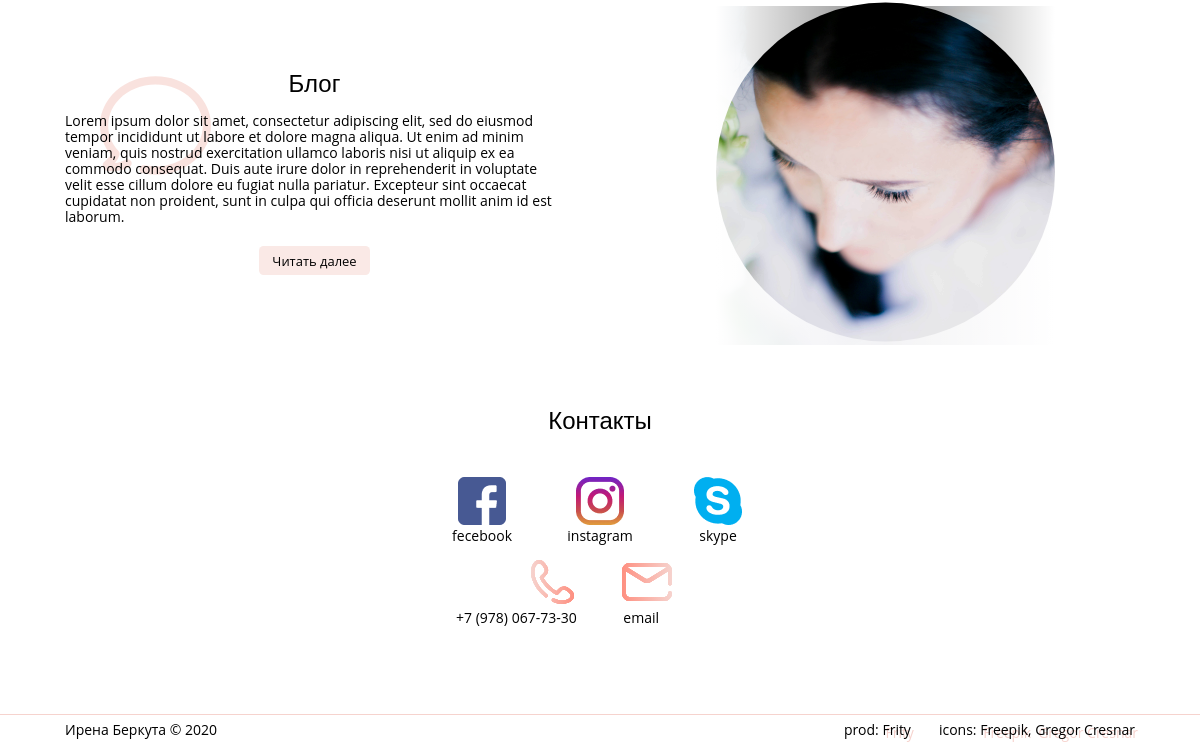
/shpargalki/home/ (lower part), run on an earlier commit of the app's database.
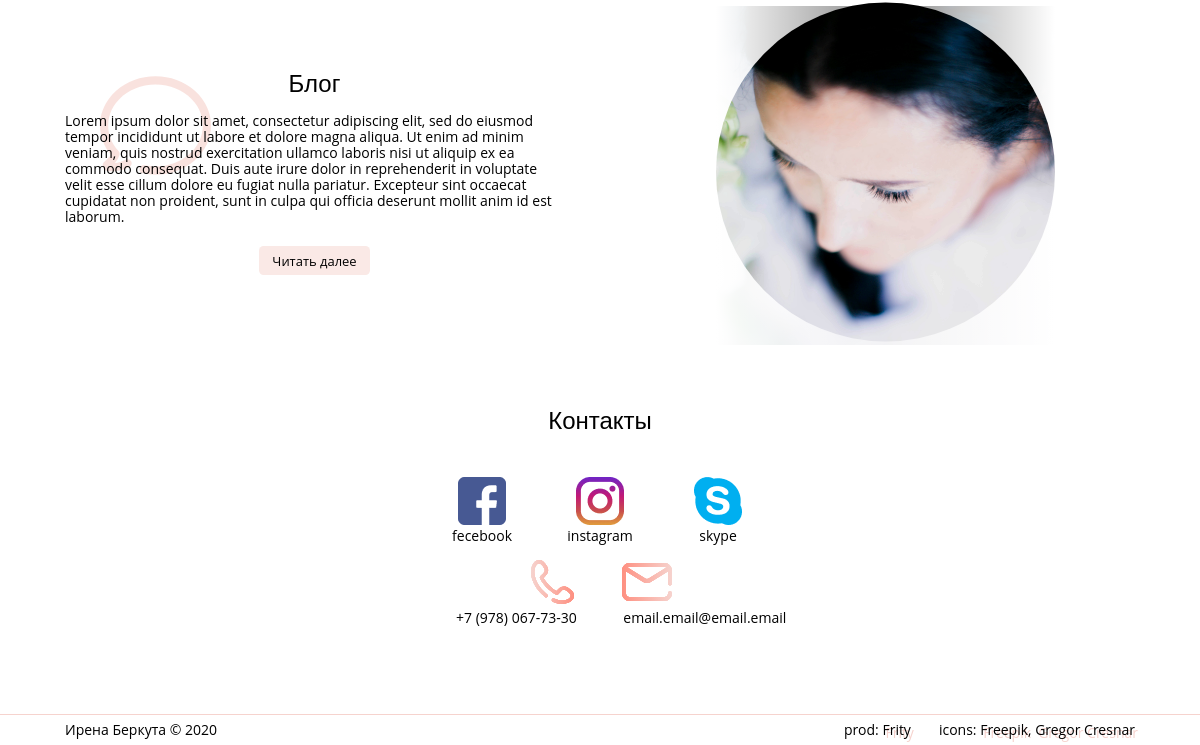
And on a later commit of the database.
### myproject/apps/Home/models.py (models this page shows, shortened)
class Articles(models.Model):
    id = models.IntegerField("номер (лучше не трогать)",primary_key=True)
    title = models.CharField('заголовок', max_length = 200)
    text = models.TextField('текст')
    icon = models.FileField('иконки',upload_to = 'media/image/')
    image = models.FileField('картинка',upload_to = 'media/image/')
    location = models.BooleanField('картинка слева?',default = False)
    class Meta:
        verbose_name = 'Секции'
        verbose_name_plural ='Секции'

class Сontacts(models.Model):
    id = models.IntegerField("номер (лучше не трогать)",primary_key=True)
    contact = models.CharField("контакт",max_length = 300)
    icon = models.FileField('имя иконки(вместе с расширением)',upload_to = 'media/image/')
    class Meta:
        verbose_name = 'Контакты'
        verbose_name_plural = 'Контакты'

class ButtomPanel(models.Model):
    left_text = models.CharField('текст в нижней панели',max_length = 400)
    class Meta:
        verbose_name = 'Нижняя панель'
        verbose_name_plural = 'Нижняя панель'

### myproject/apps/Home/views.py (the view)
# urls.py: path('home/', views.home, name = 'index')
def home(request):
    article_main = Articles.objects.get(id = 1)
    articles = [Articles.objects.get(id = i) for i in range(2, 8)]
    contacts = [Сontacts.objects.get(id = i) for i in range(1, 6)]
    header = Header.objects.get()
    panel = ButtomPanel.objects.get()
    phone_str = contacts[3].contact
    phone = '<span>'+phone_str[0:2]+' ('+phone_str[2:5]+')</span>'+' '+phone_str[5:8]+'-'+phone_str[8:10]+'-'+phone_str[10:12]
    email_str = contacts[4].contact
    email = '<span>' + '</span><span>@'.join(email_str.split('@')) + '</span>'
    print(phone)
    return render(request, 'home/index.html',
    {'article_main': article_main, 'articles': articles,
     'contact': contacts,
     'head':header, 'panel':panel,
     'Phone_contact':phone ,'Email_contact':email })

### myproject/templates/home/index.html (shortened to what this page needs)
{%extends 'base.html'%}
{%load static%}
{%block head%}
      <link href="{%static 'home/css.css'%}" rel="stylesheet">
      {%endblock%}
   {%block content%}
      <div class="devicer mA">
   {% for article in articles %} <section class="section row rel {%if article.location %} section_reversed{%endif%}">
            <div class="section__content col jcc">
               <div class="rel">
                  <div class="section__content-text rel">
                  <center class="title ff-ars-b">{{article.title}}</center>
                     <div class="mtb1o5">
                  <p>{{article.text|safe}}</p>
                     </div>
                     <center><a href="#"><button class="button rel cup">Читать далее
                           </button></a></center>
                  </div>
               <div class="section__content-shadow abs top0"><img src="{{article.icon.url}}"></div>
               </div>
            </div>
            <div class="section__presentation rel row jcc"><a class="cup" href="#">
                  <div class="section__presentation-back w100 h100"
                       style="background-image: linear-gradient(to right, #fff 0%, #ffffff88 50%, #fff 100%), url('{{article.image.url}}');">
                     <div class="section__presentation-front w100 h100"
                          style="background-image: url('{{article.image.url}}');"></div>
                  </div>
               </a></div>
         </section>
   {% endfor %}
         <div class="contacts">
            <center class="title ff-ars-b mb2">Контакты</center>
            <div class="row jcc mb1"><a class="contacts__card col aic" href="#"><img class="mbo25"
                       src="{{contact.0.icon.url}}"><span>{{contact.0.contact}}</span></a><a
                  class="contacts__card col aic" href="#" id="contact_instagram"><img class="mbo25"
                       src="{{contact.1.icon.url}}"><span>{{contact.1.contact}}</span></a><a
                  class="contacts__card col aic" href="#"><img class="mbo25"
                       src="{{contact.2.icon.url}}"><span>{{contact.2.contact}}</span></a></div>
            <div class="row jcc"><a class="contacts__card contacts__card_extra col aife"
                  href="tel:{{contact.3.contact}}" id="contact_phone">
                  <div class="contacts__card-extra-imgs row jcc aic mbo25 rel"><img
                          src="{{contact.3.icon.url}}"><img class="contacts__card-img-copy abs"
                          src="{{contact.3.icon.url}}" data-i="1"><img
                  </div><span>{{Phone_contact|safe}}</span>
               </a><a class="contacts__card contacts__card_extra col aifs"
                  href="{{contact.4.contact}}">
                  <div class="contacts__card-extra-imgs row jcc aic mbo25 rel"><img
                          src="{{contact.4.icon.url}}"><img class="contacts__card-img-copy abs"
                          src="{{contact.4.icon.url}}" data-i="1"><img class="contacts__card-img-copy abs"
                          src="{{contact.4.icon.url}}" data-i="4"></div>
                  <span>{{Email_contact|safe}}</span>
               </a></div>
         </div>
      </div>
   <div class="footer po5 w100 rel">
      <div class="devicer mA"><span class="footer__copywrite">{{panel.left_text}}</span>
         <div class="row footer__production"><span class="mr2">prod: <a class="link dib shadow_link"
                     href="http://frity.ru/">Frity</a></span><span>icons: <a class="link dib shadow_link"
                     href="https://www.flaticon.com/authors/freepik">Freepik</a>, <a class="link dib shadow_link"
                     href="https://www.flaticon.com/authors/gregor-cresnar">Gregor Cresnar</a></span></div>
         </div>
      </div>
  {%endblock%}

### myproject/templates/base.html (shortened to what this page needs)
<!DOCTYPE html>
<html lang="en" dir="ltr">
  <head>
    {% block head %}{%endblock%}
  </head>
  <body>
    {%block content%}{%endblock%}
  </body>
</html>

### static/home/css.css (style rules this page uses)
* { box-sizing:border-box }
.row { display:flex }
.col { display:flex;flex-direction:column }
.jcc { justify-content:center }
.aic { align-items:center }
.aife { align-items:flex-end }
.aifs { align-items:flex-start }
* .top0 { top:0em }
.dib { display:inline-block }
.cup { cursor:pointer }
.h100 { height:100% }
.w100 { width:100% }
* .po5 { padding:.5em }
* .mA { margin:auto }
* .mbo25 { margin-bottom:.25em }
* .mb1 { margin-bottom:1em }
* .mb2 { margin-bottom:2em }
* .mtb1o5 { margin-top:1.5em;margin-bottom:1.5em }
* .mr2 { margin-right:2em }
:root { --f-ars-b: 'Arsenal-Bold', sans-serif }
.ff-ars-b { font-family:var(--f-ars-b) }
:root { --f-ars-i: 'Arsenal-Italic', sans-serif }
:root { --f-rlw: 'Raleway-Regular', 'Open Sans', 'Ubuntu', 'Roboto', 'Arial', sans-serif }
.shadow_link { text-shadow:.21429em .21429em #F6D3CE }
* { box-sizing:border-box;-webkit-font-smoothing:antialiased;-moz-osx-font-smoothing:grayscale }
body { margin:0;color:#000;font-size:14px;line-height:16px;font-family:var(--f-rlw);background-color:#fff }
.link,[data-json] a:link,[data-json] a { text-decoration:none;color:#000;white-space:pre-wrap }
@media screen { .devicer { padding:0 2.5em } }
@media screen and (min-width: 1140px) { .devicer { width:1140px } }
.button { -webkit-appearance:none;-moz-appearance:none;appearance:none;padding:.42857em 1em;font-family:var(--f-rlw);font-size:.92857em;border:none;border-radius:.35714em;background:rgba(246,211,206,0.5);transition:background-color 0.25s;outline:none }
.title { font-size:1.71429em }
.footer { border-top:1px solid #F6D3CE }
.footer>.devicer { display:flex;flex-direction:row;justify-content:space-between }
body { padding-top:7.6875rem }
.section { margin-top:2.5em }
.contacts { margin-top:4.85714em }
.section__content { width:50%;padding-right:2.57143em }
.section__content p { margin-top:0;margin-bottom:.71429em }
.section__content p:last-child { margin-bottom:0 }
.section__content-text { z-index:20 }
.section__content-shadow { z-index:10;left:2.5em }
.section__presentation { margin-left:2.57143em }
@media screen and (min-width: 900px) { .section__presentation { width:calc(50% - 2.57143em) } }
.section__presentation-front,.section__presentation-back { background-repeat:no-repeat;background-size:cover }
@media screen and (min-width: 900px) { .section__presentation-front,.section__presentation-back { width:24.21429em;height:24.21429em;max-width:calc(50vw - 1em) } }
.section__presentation-front { border-radius:50%;transform:translateY(-0.25em) }
.contacts { margin-bottom:6.28571em }
.contacts__card { width:3.42857em;color:#000;text-decoration:none }
.contacts__card img { width:3.42857em;height:3.42857em }
.contacts__card>span { white-space:pre }
.contacts__card-extra-imgs { width:3.42857em;height:3.42857em }
.contacts__card-img-copy[data-i="1"] { -webkit-animation-delay:.75s;animation-delay:.75s;z-index:14 }
.contacts__card.aife img { width:3.07143em;height:auto }
.contacts__card.aife .contacts__card-img-copy { -webkit-animation-name:fly-away-left;animation-name:fly-away-left;-webkit-animation-duration:3s;animation-duration:3s;-webkit-animation-iteration-count:infinite;animation-iteration-count:infinite }
.contacts__card.aifs img { width:3.57143em;height:auto }
.contacts__card.aifs .contacts__card-img-copy { -webkit-animation-name:fly-away-right;animation-name:fly-away-right;-webkit-animation-duration:3s;animation-duration:3s;-webkit-animation-iteration-count:infinite;animation-iteration-count:infinite }
#contact_instagram { margin:0 5em }
#contact_phone { margin-right:3.33333em }
#contact_phone>span>span { text-align:right }

What changed in the data, as far as the page shows it:
changed Сontacts (number 5 of 5 on the later page): contact "email" → (not shown)
Also different on the page:
{{ Email_contact|safe }}: (not shown) → "email.email @email.email"
